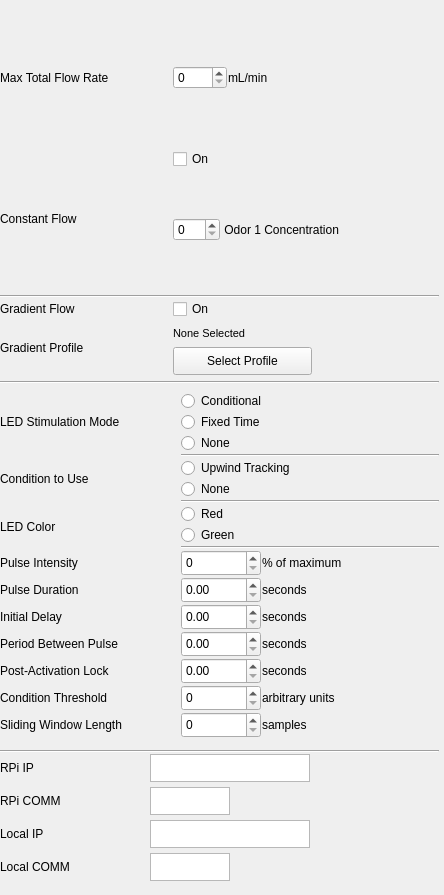
    <widget class="QWidget" name="parameterTab">
     <property name="minimumSize">
      <size>
       <width>444</width>
       <height>0</height>
      </size>
     </property>
     <property name="maximumSize">
      <size>
       <width>390</width>
       <height>16777215</height>
      </size>
     </property>
     <attribute name="title">
      <string>Parameters</string>
     </attribute>
     <widget class="QWidget" name="verticalLayoutWidget_3">
      <property name="geometry">
       <rect>
        <x>0</x>
        <y>3</y>
        <width>439</width>
        <height>883</height>
       </rect>
      </property>
      <layout class="QVBoxLayout" name="verticalLayout_7">
       <property name="spacing">
        <number>1</number>
       </property>
       <property name="sizeConstraint">
        <enum>QLayout::SetDefaultConstraint</enum>
       </property>
       <item>
        <spacer name="verticalSpacer_3">
         <property name="orientation">
          <enum>Qt::Vertical</enum>
         </property>
         <property name="sizeType">
          <enum>QSizePolicy::Fixed</enum>
         </property>
         <property name="sizeHint" stdset="0">
          <size>
           <width>2</width>
           <height>5</height>
          </size>
         </property>
        </spacer>
       </item>
       <item>
        <layout class="QGridLayout" name="gridLayout_4">
         <property name="sizeConstraint">
          <enum>QLayout::SetFixedSize</enum>
         </property>
         <property name="spacing">
          <number>1</number>
         </property>
         <item row="1" column="0">
          <widget class="QLabel" name="label_8">
           <property name="maximumSize">
            <size>
             <width>150</width>
             <height>16777215</height>
            </size>
           </property>
           <property name="text">
            <string>Constant Flow</string>
           </property>
          </widget>
         </item>
         <item row="0" column="0">
          <layout class="QHBoxLayout" name="horizontalLayout_17">
           <item>
            <widget class="QLabel" name="label_7">
             <property name="minimumSize">
              <size>
               <width>172</width>
               <height>0</height>
              </size>
             </property>
             <property name="text">
              <string>Max Total Flow Rate</string>
             </property>
            </widget>
           </item>
          </layout>
         </item>
         <item row="0" column="1">
          <layout class="QHBoxLayout" name="horizontalLayout_18">
           <item>
            <widget class="QSpinBox" name="flowRateSpinbox">
             <property name="maximumSize">
              <size>
               <width>60</width>
               <height>16777215</height>
              </size>
             </property>
             <property name="maximum">
              <number>1000</number>
             </property>
            </widget>
           </item>
           <item>
            <widget class="QLabel" name="label_13">
             <property name="maximumSize">
              <size>
               <width>80</width>
               <height>16777215</height>
              </size>
             </property>
             <property name="text">
              <string>mL/min</string>
             </property>
            </widget>
           </item>
           <item>
            <spacer name="horizontalSpacer_2">
             <property name="orientation">
              <enum>Qt::Horizontal</enum>
             </property>
             <property name="sizeHint" stdset="0">
              <size>
               <width>40</width>
               <height>20</height>
              </size>
             </property>
            </spacer>
           </item>
          </layout>
         </item>
         <item row="1" column="1">
          <layout class="QHBoxLayout" name="horizontalLayout_10">
           <item>
            <layout class="QVBoxLayout" name="verticalLayout_2">
             <item>
              <widget class="QCheckBox" name="constantFlowCheckbox">
               <property name="text">
                <string>On</string>
               </property>
              </widget>
             </item>
             <item>
              <layout class="QHBoxLayout" name="horizontalLayout_29">
               <property name="topMargin">
                <number>0</number>
               </property>
              </layout>
             </item>
             <item>
              <layout class="QHBoxLayout" name="horizontalLayout_28">
               <property name="topMargin">
                <number>0</number>
               </property>
               <item>
                <widget class="QSpinBox" name="odor1ConcentrationSpinbox">
                 <property name="maximum">
                  <number>100</number>
                 </property>
                </widget>
               </item>
               <item>
                <widget class="QLabel" name="odor1ConcentrationLabel">
                 <property name="text">
                  <string> Odor 1 Concentration</string>
                 </property>
                </widget>
               </item>
               <item>
                <spacer name="horizontalSpacer_8">
                 <property name="orientation">
                  <enum>Qt::Horizontal</enum>
                 </property>
                 <property name="sizeHint" stdset="0">
                  <size>
                   <width>40</width>
                   <height>20</height>
                  </size>
                 </property>
                </spacer>
               </item>
              </layout>
             </item>
            </layout>
           </item>
          </layout>
         </item>
        </layout>
       </item>
       <item>
        <spacer name="verticalSpacer_4">
         <property name="orientation">
          <enum>Qt::Vertical</enum>
         </property>
         <property name="sizeType">
          <enum>QSizePolicy::Fixed</enum>
         </property>
         <property name="sizeHint" stdset="0">
          <size>
           <width>2</width>
           <height>5</height>
          </size>
         </property>
        </spacer>
       </item>
       <item>
        <widget class="Line" name="line_7">
         <property name="orientation">
          <enum>Qt::Horizontal</enum>
         </property>
        </widget>
       </item>
       <item>
        <layout class="QGridLayout" name="gridLayout_5">
         <item row="1" column="1">
          <layout class="QVBoxLayout" name="verticalLayout_8">
           <item>
            <widget class="QLabel" name="gradientProfileLabel">
             <property name="maximumSize">
              <size>
               <width>16777215</width>
               <height>26</height>
              </size>
             </property>
             <property name="font">
              <font>
               <pointsize>8</pointsize>
              </font>
             </property>
             <property name="text">
              <string>None Selected</string>
             </property>
            </widget>
           </item>
           <item>
            <widget class="QPushButton" name="gradientProfileSelectorPB">
             <property name="maximumSize">
              <size>
               <width>139</width>
               <height>28</height>
              </size>
             </property>
             <property name="text">
              <string>Select Profile</string>
             </property>
            </widget>
           </item>
          </layout>
         </item>
         <item row="1" column="0">
          <widget class="QLabel" name="label_11">
           <property name="maximumSize">
            <size>
             <width>180</width>
             <height>16777215</height>
            </size>
           </property>
           <property name="text">
            <string>Gradient Profile</string>
           </property>
          </widget>
         </item>
         <item row="0" column="0">
          <widget class="QLabel" name="label_10">
           <property name="minimumSize">
            <size>
             <width>172</width>
             <height>0</height>
            </size>
           </property>
           <property name="maximumSize">
            <size>
             <width>180</width>
             <height>16777215</height>
            </size>
           </property>
           <property name="text">
            <string>Gradient Flow</string>
           </property>
          </widget>
         </item>
         <item row="0" column="1">
          <layout class="QHBoxLayout" name="horizontalLayout_19">
           <item>
            <widget class="QCheckBox" name="gradientFlowCheckbox">
             <property name="text">
              <string>On</string>
             </property>
            </widget>
           </item>
           <item>
            <spacer name="horizontalSpacer_5">
             <property name="orientation">
              <enum>Qt::Horizontal</enum>
             </property>
             <property name="sizeHint" stdset="0">
              <size>
               <width>40</width>
               <height>20</height>
              </size>
             </property>
            </spacer>
           </item>
          </layout>
         </item>
        </layout>
       </item>
       <item>
        <spacer name="verticalSpacer_5">
         <property name="orientation">
          <enum>Qt::Vertical</enum>
         </property>
         <property name="sizeType">
          <enum>QSizePolicy::Fixed</enum>
         </property>
         <property name="sizeHint" stdset="0">
          <size>
           <width>20</width>
           <height>5</height>
          </size>
         </property>
        </spacer>
       </item>
       <item>
        <widget class="Line" name="line_8">
         <property name="orientation">
          <enum>Qt::Horizontal</enum>
         </property>
        </widget>
       </item>
       <item>
        <layout class="QGridLayout" name="gridLayout_9">
         <property name="topMargin">
          <number>6</number>
         </property>
         <property name="bottomMargin">
          <number>6</number>
         </property>
         <item row="1" column="0">
          <widget class="QLabel" name="label_31">
           <property name="maximumSize">
            <size>
             <width>180</width>
             <height>16777215</height>
            </size>
           </property>
           <property name="text">
            <string>Condition to Use</string>
           </property>
          </widget>
         </item>
         <item row="4" column="1">
          <layout class="QHBoxLayout" name="horizontalLayout_13">
           <item>
            <widget class="QDoubleSpinBox" name="pulseDurationSpinbox">
             <property name="minimumSize">
              <size>
               <width>26</width>
               <height>26</height>
              </size>
             </property>
             <property name="maximumSize">
              <size>
               <width>80</width>
               <height>16777215</height>
              </size>
             </property>
            </widget>
           </item>
           <item>
            <widget class="QLabel" name="label_26">
             <property name="text">
              <string>seconds</string>
             </property>
            </widget>
           </item>
          </layout>
         </item>
         <item row="5" column="0">
          <widget class="QLabel" name="label_27">
           <property name="maximumSize">
            <size>
             <width>180</width>
             <height>16777215</height>
            </size>
           </property>
           <property name="text">
            <string>Initial Delay</string>
           </property>
          </widget>
         </item>
         <item row="2" column="0">
          <widget class="QLabel" name="label_24">
           <property name="maximumSize">
            <size>
             <width>180</width>
             <height>16777215</height>
            </size>
           </property>
           <property name="text">
            <string>LED Color</string>
           </property>
          </widget>
         </item>
         <item row="1" column="1">
          <layout class="QVBoxLayout" name="verticalLayout_12">
           <item>
            <widget class="Line" name="line_2">
             <property name="orientation">
              <enum>Qt::Horizontal</enum>
             </property>
            </widget>
           </item>
           <item>
            <widget class="QRadioButton" name="uwTrackingConditionRadioButton">
             <property name="text">
              <string>Upwind Tracking</string>
             </property>
             <attribute name="buttonGroup">
              <string notr="true">buttonGroup_4</string>
             </attribute>
            </widget>
           </item>
           <item>
            <widget class="QRadioButton" name="noneConditionRadioButton">
             <property name="text">
              <string>None</string>
             </property>
             <attribute name="buttonGroup">
              <string notr="true">buttonGroup_4</string>
             </attribute>
            </widget>
           </item>
           <item>
            <widget class="Line" name="line_3">
             <property name="orientation">
              <enum>Qt::Horizontal</enum>
             </property>
            </widget>
           </item>
          </layout>
         </item>
         <item row="2" column="1">
          <layout class="QVBoxLayout" name="verticalLayout_11">
           <item>
            <widget class="QRadioButton" name="redLEDRadioButton">
             <property name="text">
              <string>Red</string>
             </property>
             <attribute name="buttonGroup">
              <string notr="true">buttonGroup_3</string>
             </attribute>
            </widget>
           </item>
           <item>
            <widget class="QRadioButton" name="greenLEDRadioButton">
             <property name="text">
              <string>Green</string>
             </property>
             <attribute name="buttonGroup">
              <string notr="true">buttonGroup_3</string>
             </attribute>
            </widget>
           </item>
           <item>
            <widget class="Line" name="line_4">
             <property name="orientation">
              <enum>Qt::Horizontal</enum>
             </property>
            </widget>
           </item>
          </layout>
         </item>
         <item row="7" column="1">
          <layout class="QHBoxLayout" name="horizontalLayout_20">
           <item>
            <widget class="QDoubleSpinBox" name="postPulseLockSpinbox">
             <property name="minimumSize">
              <size>
               <width>0</width>
               <height>26</height>
              </size>
             </property>
             <property name="maximumSize">
              <size>
               <width>80</width>
               <height>16777215</height>
              </size>
             </property>
            </widget>
           </item>
           <item>
            <widget class="QLabel" name="label_40">
             <property name="text">
              <string>seconds</string>
             </property>
            </widget>
           </item>
          </layout>
         </item>
         <item row="6" column="0">
          <widget class="QLabel" name="label_36">
           <property name="text">
            <string>Period Between Pulse</string>
           </property>
          </widget>
         </item>
         <item row="6" column="1">
          <layout class="QHBoxLayout" name="horizontalLayout_22">
           <item>
            <widget class="QDoubleSpinBox" name="pulsePeriodSpinbox">
             <property name="minimumSize">
              <size>
               <width>0</width>
               <height>26</height>
              </size>
             </property>
             <property name="maximumSize">
              <size>
               <width>80</width>
               <height>16777215</height>
              </size>
             </property>
            </widget>
           </item>
           <item>
            <widget class="QLabel" name="label_37">
             <property name="text">
              <string>seconds</string>
             </property>
            </widget>
           </item>
          </layout>
         </item>
         <item row="0" column="1">
          <layout class="QHBoxLayout" name="horizontalLayout_21">
           <item>
            <layout class="QVBoxLayout" name="verticalLayout_9">
             <item>
              <widget class="QRadioButton" name="conditionalLEDStimulationRadioButton">
               <property name="text">
                <string>Conditional</string>
               </property>
               <attribute name="buttonGroup">
                <string notr="true">buttonGroup_2</string>
               </attribute>
              </widget>
             </item>
             <item>
              <widget class="QRadioButton" name="fixedLEDStimulationRadioButton">
               <property name="text">
                <string>Fixed Time</string>
               </property>
               <attribute name="buttonGroup">
                <string notr="true">buttonGroup_2</string>
               </attribute>
              </widget>
             </item>
             <item>
              <widget class="QRadioButton" name="noneLEDStimulationRadioButton">
               <property name="text">
                <string>None</string>
               </property>
               <attribute name="buttonGroup">
                <string notr="true">buttonGroup_2</string>
               </attribute>
              </widget>
             </item>
            </layout>
           </item>
           <item>
            <spacer name="horizontalSpacer">
             <property name="orientation">
              <enum>Qt::Horizontal</enum>
             </property>
             <property name="sizeType">
              <enum>QSizePolicy::Fixed</enum>
             </property>
             <property name="sizeHint" stdset="0">
              <size>
               <width>155</width>
               <height>20</height>
              </size>
             </property>
            </spacer>
           </item>
          </layout>
         </item>
         <item row="8" column="0">
          <widget class="QLabel" name="label_42">
           <property name="text">
            <string>Condition Threshold</string>
           </property>
          </widget>
         </item>
         <item row="3" column="0">
          <widget class="QLabel" name="label_25">
           <property name="maximumSize">
            <size>
             <width>180</width>
             <height>16777215</height>
            </size>
           </property>
           <property name="text">
            <string>Pulse Intensity</string>
           </property>
          </widget>
         </item>
         <item row="3" column="1">
          <layout class="QHBoxLayout" name="horizontalLayout_16">
           <item>
            <widget class="QSpinBox" name="ledIntensitySpinbox">
             <property name="minimumSize">
              <size>
               <width>0</width>
               <height>26</height>
              </size>
             </property>
             <property name="maximumSize">
              <size>
               <width>80</width>
               <height>16777215</height>
              </size>
             </property>
            </widget>
           </item>
           <item>
            <widget class="QLabel" name="label_30">
             <property name="text">
              <string>% of maximum</string>
             </property>
            </widget>
           </item>
          </layout>
         </item>
         <item row="0" column="0">
          <widget class="QLabel" name="label_23">
           <property name="maximumSize">
            <size>
             <width>180</width>
             <height>16777215</height>
            </size>
           </property>
           <property name="text">
            <string>LED Stimulation Mode</string>
           </property>
          </widget>
         </item>
         <item row="4" column="0">
          <widget class="QLabel" name="label_29">
           <property name="maximumSize">
            <size>
             <width>180</width>
             <height>16777215</height>
            </size>
           </property>
           <property name="text">
            <string>Pulse Duration</string>
           </property>
          </widget>
         </item>
         <item row="7" column="0">
          <widget class="QLabel" name="label_38">
           <property name="text">
            <string>Post-Activation Lock</string>
           </property>
          </widget>
         </item>
         <item row="9" column="0">
          <widget class="QLabel" name="label_43">
           <property name="text">
            <string>Sliding Window Length</string>
           </property>
          </widget>
         </item>
         <item row="8" column="1">
          <layout class="QHBoxLayout" name="horizontalLayout_24">
           <item>
            <widget class="QSpinBox" name="conditionThresholdSpinbox">
             <property name="minimumSize">
              <size>
               <width>0</width>
               <height>26</height>
              </size>
             </property>
             <property name="maximumSize">
              <size>
               <width>80</width>
               <height>16777215</height>
              </size>
             </property>
            </widget>
           </item>
           <item>
            <widget class="QLabel" name="label_44">
             <property name="text">
              <string>arbitrary units</string>
             </property>
            </widget>
           </item>
          </layout>
         </item>
         <item row="9" column="1">
          <layout class="QHBoxLayout" name="horizontalLayout_25">
           <item>
            <widget class="QSpinBox" name="slidingWindowSpinbox">
             <property name="minimumSize">
              <size>
               <width>0</width>
               <height>26</height>
              </size>
             </property>
             <property name="maximumSize">
              <size>
               <width>80</width>
               <height>16777215</height>
              </size>
             </property>
            </widget>
           </item>
           <item>
            <widget class="QLabel" name="label_46">
             <property name="text">
              <string>samples</string>
             </property>
            </widget>
           </item>
          </layout>
         </item>
         <item row="5" column="1">
          <layout class="QHBoxLayout" name="horizontalLayout_14">
           <item>
            <widget class="QDoubleSpinBox" name="initialDelaySpinbox">
             <property name="minimumSize">
              <size>
               <width>0</width>
               <height>26</height>
              </size>
             </property>
             <property name="maximumSize">
              <size>
               <width>80</width>
               <height>16777215</height>
              </size>
             </property>
            </widget>
           </item>
           <item>
            <widget class="QLabel" name="label_50">
             <property name="text">
              <string>seconds</string>
             </property>
            </widget>
           </item>
          </layout>
         </item>
        </layout>
       </item>
       <item>
        <spacer name="verticalSpacer_6">
         <property name="orientation">
          <enum>Qt::Vertical</enum>
         </property>
         <property name="sizeType">
          <enum>QSizePolicy::Fixed</enum>
         </property>
         <property name="sizeHint" stdset="0">
          <size>
           <width>20</width>
           <height>5</height>
          </size>
         </property>
        </spacer>
       </item>
       <item>
        <widget class="Line" name="line_6">
         <property name="orientation">
          <enum>Qt::Horizontal</enum>
         </property>
        </widget>
       </item>
       <item>
        <layout class="QGridLayout" name="gridLayout">
         <property name="horizontalSpacing">
          <number>6</number>
         </property>
         <property name="verticalSpacing">
          <number>0</number>
         </property>
         <item row="0" column="0">
          <widget class="QLabel" name="label_45">
           <property name="maximumSize">
            <size>
             <width>16777215</width>
             <height>28</height>
            </size>
           </property>
           <property name="text">
            <string>RPi IP</string>
           </property>
          </widget>
         </item>
         <item row="1" column="0">
          <widget class="QLabel" name="label_47">
           <property name="maximumSize">
            <size>
             <width>16777215</width>
             <height>28</height>
            </size>
           </property>
           <property name="text">
            <string>RPi COMM</string>
           </property>
          </widget>
         </item>
         <item row="2" column="0">
          <widget class="QLabel" name="label_48">
           <property name="maximumSize">
            <size>
             <width>16777215</width>
             <height>28</height>
            </size>
           </property>
           <property name="text">
            <string>Local IP</string>
           </property>
          </widget>
         </item>
         <item row="3" column="0">
          <widget class="QLabel" name="label_49">
           <property name="text">
            <string>Local COMM                      </string>
           </property>
          </widget>
         </item>
         <item row="0" column="1">
          <layout class="QHBoxLayout" name="horizontalLayout_12">
           <item>
            <widget class="QTextEdit" name="rpiIPTextEdit">
             <property name="minimumSize">
              <size>
               <width>160</width>
               <height>0</height>
              </size>
             </property>
             <property name="maximumSize">
              <size>
               <width>140</width>
               <height>28</height>
              </size>
             </property>
            </widget>
           </item>
           <item>
            <spacer name="horizontalSpacer_4">
             <property name="orientation">
              <enum>Qt::Horizontal</enum>
             </property>
             <property name="sizeHint" stdset="0">
              <size>
               <width>40</width>
               <height>20</height>
              </size>
             </property>
            </spacer>
           </item>
          </layout>
         </item>
         <item row="2" column="1">
          <layout class="QHBoxLayout" name="horizontalLayout_26">
           <item>
            <widget class="QTextEdit" name="localIPTextEdit">
             <property name="minimumSize">
              <size>
               <width>160</width>
               <height>0</height>
              </size>
             </property>
             <property name="maximumSize">
              <size>
               <width>140</width>
               <height>28</height>
              </size>
             </property>
            </widget>
           </item>
           <item>
            <spacer name="horizontalSpacer_7">
             <property name="orientation">
              <enum>Qt::Horizontal</enum>
             </property>
             <property name="sizeHint" stdset="0">
              <size>
               <width>40</width>
               <height>20</height>
              </size>
             </property>
            </spacer>
           </item>
          </layout>
         </item>
         <item row="1" column="1">
          <layout class="QHBoxLayout" name="horizontalLayout">
           <item>
            <widget class="QTextEdit" name="rpiCOMMTextEdit">
             <property name="maximumSize">
              <size>
               <width>80</width>
               <height>28</height>
              </size>
             </property>
            </widget>
           </item>
           <item>
            <spacer name="horizontalSpacer_6">
             <property name="orientation">
              <enum>Qt::Horizontal</enum>
             </property>
             <property name="sizeType">
              <enum>QSizePolicy::Expanding</enum>
             </property>
             <property name="sizeHint" stdset="0">
              <size>
               <width>160</width>
               <height>38</height>
              </size>
             </property>
            </spacer>
           </item>
          </layout>
         </item>
         <item row="3" column="1">
          <layout class="QHBoxLayout" name="horizontalLayout_27">
           <item>
            <widget class="QTextEdit" name="localCOMMTextEdit">
             <property name="maximumSize">
              <size>
               <width>80</width>
               <height>28</height>
              </size>
             </property>
            </widget>
           </item>
           <item>
            <spacer name="horizontalSpacer_9">
             <property name="orientation">
              <enum>Qt::Horizontal</enum>
             </property>
             <property name="sizeType">
              <enum>QSizePolicy::Expanding</enum>
             </property>
             <property name="sizeHint" stdset="0">
              <size>
               <width>160</width>
               <height>38</height>
              </size>
             </property>
            </spacer>
           </item>
          </layout>
         </item>
        </layout>
       </item>
      </layout>
     </widget>
    </widget>
